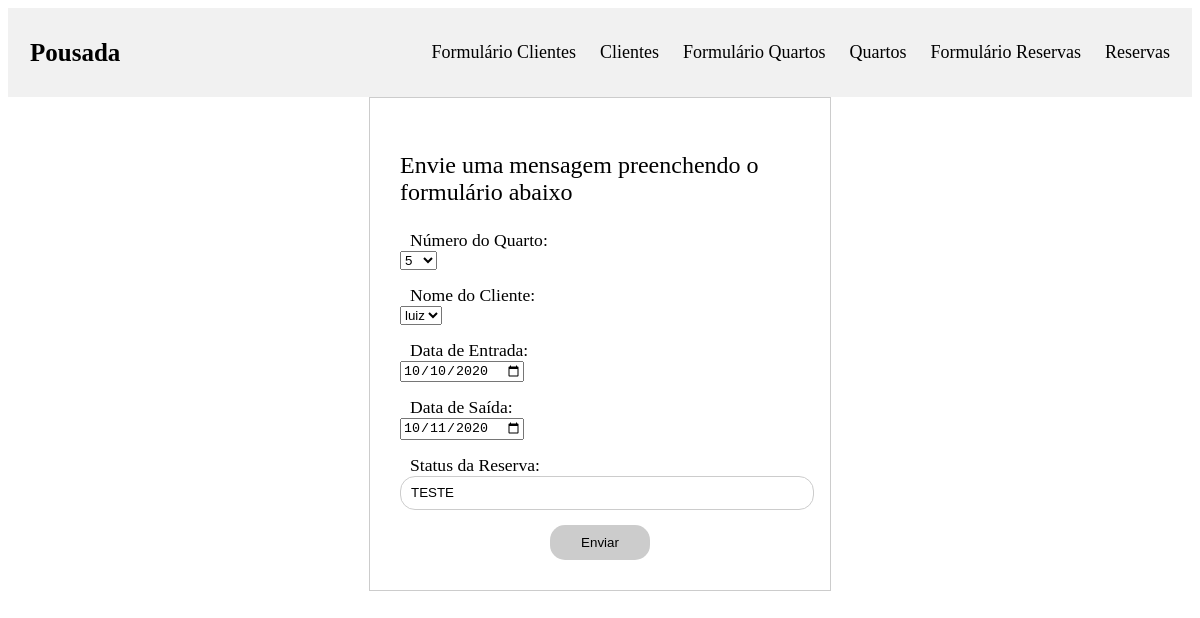
Page /Pousada/formulario_reservas.php?id=9 on the committed database.
### tables this page shows
CREATE TABLE IF NOT EXISTS `reservas` (
  `id` int NOT NULL AUTO_INCREMENT,
  `id_quarto` int NOT NULL,
  `id_cliente` int NOT NULL,
  `data_entrada` date NOT NULL,
  `data_saida` date NOT NULL,
  `valor_reserva` int NOT NULL,
  `status_reserva` varchar(25) NOT NULL,
  `datahora_status` timestamp NOT NULL,
  PRIMARY KEY (`id`),
  KEY `id_cliente_fk` (`id_cliente`),
  KEY `id_quarto_fk` (`id_quarto`)
);

### Pousada/formulario_reservas.php (the view, shortened to what this page needs)
<?php
require_once('conexao.php');
$data_entrada = '';
$data_saida = '';
$status_reserva = '';
if (isset($_GET['id']) && $_GET['id'] != "") {
  $sql = "select * from reservas where id = " . $_GET['id'];
  $resultado = mysqli_query($conexao, $sql);
  if ($resultado) {
    $dados = mysqli_fetch_array($resultado);
    $data_entrada = $dados['data_entrada'];
    $data_saida = $dados['data_saida'];
    $status_reserva = $dados['status_reserva'];
  }
}
?>
<!DOCTYPE html>
<html lang="pt-br">
<head>
  <link rel="stylesheet" type="text/css" href="estilo.css">
</head>
<body>
  <?php include_once("index.php"); ?>
  <div width=60% align=center>
    <form class="formulario" method="post" action="reservas.php" align=left>
      <p> Envie uma mensagem preenchendo o formulário abaixo</p>
      <div class="field">
        <label for="id_quarto">Número do Quarto:</label>
        <select name="id_quarto" id="id_quarto">
          <?php
          $sql = "select id, num_porta, valor_diaria, status from quartos ";
          $resultado = mysqli_query($conexao, $sql);
          while ($dados = mysqli_fetch_array($resultado)) {
            if ($dados['status'] == 'livre' || $dados['status'] == 'Livre') {
              $num_porta = $dados['num_porta'];
              echo "<option value=" . $dados['id'] . ">" . $num_porta . "</option>";
          ?>
          <?php
            }
          }
          ?>
        </select>
      </div>
      <div class="field">
        <label for="id_cliente">Nome do Cliente:</label>
        <select name="id_cliente" id="id_cliente">
          <?php
          $sql = "select id, nome_cliente from clientes ";
          $resultado = mysqli_query($conexao, $sql);
          while ($dados = mysqli_fetch_array($resultado)) {
            $nome_cliente = $dados['nome_cliente'];
            echo "<option value=" . $dados['id'] . ">" . $nome_cliente . "</option>";
          }
          ?>
        </select>
      </div>
      <div class="field">
        <label for="data_entrada">Data de Entrada:</label>
        <input type="date" id="data_entrada" name="data_entrada" value="<?= $data_entrada; ?>" placeholder="Digite a data de entrada*" required>
      </div>
      <div class="field">
        <label for="data_saida">Data de Saída:</label>
        <input type="date" id="data_saida" name="data_saida" value="<?= $data_saida; ?>" placeholder="Digite a data de saida*" required>
      </div>
      <div class="field">
        <label for="status_reserva">Status da Reserva:</label>
        <input type="text" id="status_reserva" name="status_reserva" value="<?= $status_reserva; ?>" placeholder="Digite status da reserva*" required>
      </div>
      <input type="submit" name="reservas" value="Enviar">
    </form>
  </div>
</body>
</html>

### Pousada/estilo.css (style rules this page uses)
.formulario { width: 400px; padding: 30px; border: 1px solid #ccc; background-color: white; }
.formulario p { width: 100%; font-size: 1.5em; }
.field { width: 100%; margin: 15px 0; }
.field label, .field span { padding-left: 10px; font-size: 1.1em; display: block; width: 100%; }
input[type='text'], input[type='email'], textarea { width: 100%; padding-left: 10px; height: 30px; line-height: 30px; border-radius: 15px; border: 1px solid #ccc; outline: none; }
input[type='submit'] { display: block; background-color: #ccc; height: 35px; border: none; outline: 0; cursor: pointer; width: 100px; margin: 0 auto; text-align: center; border-radius: 15px; }

### rows in the picture
reservas: data_entrada "10/10/2020", data_saida "10/11/2020", status_reserva "TESTE"

### other values in the picture
form field id_quarto "5"
form field id_cliente "luiz"
